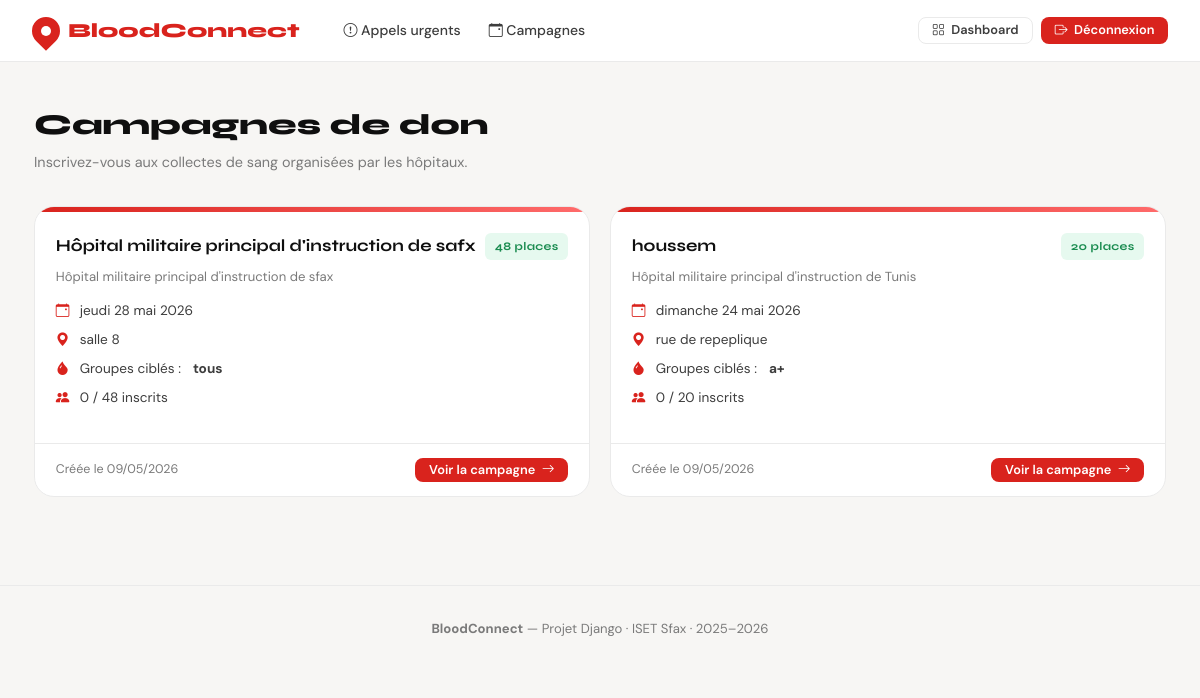
Page /campaigns/ (signed in) on the committed database.
### campaigns/models.py (models this page shows, shortened)
class Campagne(models.Model):
    hopital = models.ForeignKey(Hopital, on_delete=models.CASCADE, related_name='campagnes')
    nom = models.CharField(max_length=200)
    date = models.DateField()
    lieu = models.CharField(max_length=300)
    groupes_cibles = models.CharField(max_length=100, help_text='Ex: A+, O-, B+')
    capacite_totale = models.PositiveIntegerField()
    description = models.TextField(blank=True)
    date_creation = models.DateTimeField(auto_now_add=True)
    @property
    def places_restantes(self):
        return self.capacite_totale - self.inscriptions.count()
    @property
    def est_complete(self):
        return self.places_restantes <= 0

### accounts/models.py (models this page shows, shortened)
class Hopital(models.Model):
    user = models.OneToOneField(User, on_delete=models.CASCADE, related_name='hopital')
    nom = models.CharField(max_length=200)
    adresse = models.CharField(max_length=300)
    ville = models.CharField(max_length=100)
    telephone = models.CharField(max_length=20, blank=True)
    numero_agrement = models.CharField(max_length=100, unique=True)
    valide = models.BooleanField(default=False)
    date_inscription = models.DateTimeField(auto_now_add=True)

### campaigns/views.py (the view)
# urls.py: path('', views.liste_campagnes, name='liste_campagnes'),
def liste_campagnes(request):
    campagnes = Campagne.objects.order_by('-date')
    return render(request, 'campaigns/liste_campagnes.html', {'campagnes': campagnes})

### templates/campaigns/liste_campagnes.html (shortened to what this page needs)
{% extends 'base.html' %}
{% block content %}
<div class="page-header fade-up">
  <div>
    <h1>Campagnes de don</h1>
    <p>Inscrivez-vous aux collectes de sang organisées par les hôpitaux.</p>
  </div>
</div>
{% if campagnes %}
  <div class="grid grid-2 fade-up-2">
    {% for campagne in campagnes %}
    <div class="campaign-card">
      <div class="campaign-card-accent"></div>
      <div class="campaign-card-body">
        <div style="display:flex; align-items:flex-start; justify-content:space-between; gap:.5rem;">
          <h3>{{ campagne.nom }}</h3>
          {% if campagne.est_complete %}
            <span class="badge badge-red">Complet</span>
          {% else %}
            <span class="badge badge-green">{{ campagne.places_restantes }} place{% if campagne.places_restantes != 1 %}s{% endif %}</span>
          {% endif %}
        </div>
        <div style="font-size:.82rem; color:var(--ink-light);">{{ campagne.hopital.nom }}</div>
        <div class="campaign-meta">
          <div class="campaign-meta-item">
            <i class="bi bi-calendar-event"></i>
            {{ campagne.date|date:"l d F Y" }}
          </div>
          <div class="campaign-meta-item">
            <i class="bi bi-geo-alt-fill"></i>
            {{ campagne.lieu }}
          </div>
          <div class="campaign-meta-item">
            <i class="bi bi-droplet-fill"></i>
            Groupes ciblés : <strong style="margin-left:.25rem;">{{ campagne.groupes_cibles }}</strong>
          </div>
          <div class="campaign-meta-item">
            <i class="bi bi-people-fill"></i>
            {{ campagne.inscriptions.count }} / {{ campagne.capacite_totale }} inscrits
          </div>
        </div>
      </div>
      <div class="campaign-card-footer">
        <span style="font-size:.78rem; color:var(--ink-light);">Créée le {{ campagne.date_creation|date:"d/m/Y" }}</span>
        <a href="{% url 'detail_campagne' campagne.pk %}" class="btn btn-primary btn-sm">
          Voir la campagne <i class="bi bi-arrow-right ms-1"></i>
        </a>
      </div>
    </div>
    {% endfor %}
  </div>
{% endif %}
{% endblock %}

### templates/base.html (style rules this page uses)
:root { --red: #D9231D; --red-dark: #A81612; --red-soft: #FDF1F1; --ink: #0F0F0F; --ink-mid: #3D3D3D; --ink-light: #7A7A7A; --border: #EAEAEA; --surface: #FFFFFF; --bg: #F7F6F4; --success: #1A8C50; --warning: #C07A00; --radius: 12px; --radius-lg: 20px; --shadow-sm: 0 1px 4px rgba(0,0,0,.06), 0 2px 12px rgba(0,0,0,.04); --shadow: 0 4px 24px rgba(0,0,0,.08), 0 1px 4px rgba(0,0,0,.04); --font-display: 'Syne', sans-serif; --font-body: 'DM Sans', sans-serif; }
*, *::before, *::after { box-sizing: border-box; margin: 0; padding: 0; }
body { font-family: var(--font-body); background: var(--bg); color: var(--ink); font-size: 15px; line-height: 1.6; min-height: 100vh; }
.btn { font-family: var(--font-body); font-weight: 600; font-size: .875rem; border: none; cursor: pointer; display: inline-flex; align-items: center; gap: .4rem; border-radius: 8px; padding: .55rem 1.2rem; transition: all .15s; text-decoration: none; line-height: 1; }
.btn-primary { background: var(--red); color: white; }
.btn-sm { padding: .35rem .85rem; font-size: .8rem; }
.badge { display: inline-flex; align-items: center; font-size: .72rem; font-weight: 700; font-family: var(--font-display); padding: .25rem .6rem; border-radius: 6px; letter-spacing: .03em; }
.badge-green { background: #E6F9EF; color: var(--success); }
.page-header { display: flex; align-items: center; justify-content: space-between; margin-bottom: 2rem; flex-wrap: wrap; gap: 1rem; }
.page-header h1 { font-family: var(--font-display); font-size: 1.8rem; font-weight: 800; }
.page-header p { color: var(--ink-light); font-size: .9rem; margin-top: .2rem; }
.grid { display: grid; gap: 1.25rem; }
.grid-2 { grid-template-columns: repeat(2, 1fr); }
.fade-up { animation: fadeUp .4s ease both; }
.fade-up-2 { animation: fadeUp .4s .1s ease both; }

### templates/campaigns/liste_campagnes.html (style rules this page uses)
.campaign-card { background: var(--surface); border: 1px solid var(--border); border-radius: var(--radius-lg); overflow: hidden; transition: box-shadow .2s, transform .2s; height: 100%; }
.campaign-card-accent { height: 5px; background: linear-gradient(90deg, var(--red), #FF6B6B); }
.campaign-card-body { padding: 1.3rem; }
.campaign-card-body h3 { font-family: var(--font-display); font-size: 1.05rem; font-weight: 700; margin-bottom: .35rem; }
.campaign-meta { display: flex; flex-direction: column; gap: .45rem; margin: .85rem 0; }
.campaign-meta-item { display: flex; align-items: center; gap: .5rem; font-size: .85rem; color: var(--ink-mid); }
.campaign-meta-item i { color: var(--red); width: 16px; flex-shrink: 0; }
.campaign-card-footer { padding: .85rem 1.3rem; border-top: 1px solid var(--border); display: flex; align-items: center; justify-content: space-between; gap:.5rem; }

### rows in the picture
Campagne: nom "Hôpital militaire principal d'instruction de safx", places_restantes "48", hopital.nom "Hôpital militaire principal d'instruction de sfax", date "jeudi 28 mai 2026", lieu "salle 8", groupes_cibles "tous", inscriptions.count "0", capacite_totale "48", date_creation "09/05/2026"
Campagne: nom "houssem", places_restantes "20", hopital.nom "Hôpital militaire principal d'instruction de Tunis", date "dimanche 24 mai 2026", lieu "rue de repeplique", groupes_cibles "a+", inscriptions.count "0", capacite_totale "20", date_creation "09/05/2026"
